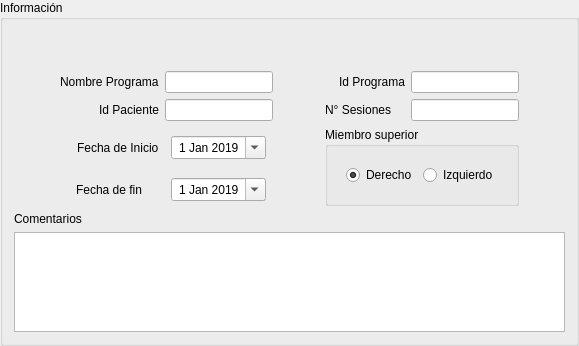
                       <widget class="QGroupBox" name="groupBox_13">
                        <property name="title">
                         <string>Información</string>
                        </property>
                        <layout class="QGridLayout" name="gridLayout_22">
                         <item row="8" column="0" colspan="7">
                          <widget class="QPlainTextEdit" name="plainTextEdit_4">
                           <property name="maximumSize">
                            <size>
                             <width>16777215</width>
                             <height>100</height>
                            </size>
                           </property>
                          </widget>
                         </item>
                         <item row="0" column="3">
                          <spacer name="verticalSpacer_29">
                           <property name="orientation">
                            <enum>Qt::Vertical</enum>
                           </property>
                           <property name="sizeHint" stdset="0">
                            <size>
                             <width>20</width>
                             <height>40</height>
                            </size>
                           </property>
                          </spacer>
                         </item>
                         <item row="1" column="2" alignment="Qt::AlignHCenter">
                          <widget class="QLineEdit" name="lineEdit_12">
                           <property name="sizePolicy">
                            <sizepolicy hsizetype="Fixed" vsizetype="Fixed">
                             <horstretch>0</horstretch>
                             <verstretch>0</verstretch>
                            </sizepolicy>
                           </property>
                           <property name="maximumSize">
                            <size>
                             <width>150</width>
                             <height>16777215</height>
                            </size>
                           </property>
                           <property name="alignment">
                            <set>Qt::AlignCenter</set>
                           </property>
                          </widget>
                         </item>
                         <item row="5" column="2" alignment="Qt::AlignHCenter">
                          <widget class="QDateEdit" name="dateEdit_3">
                           <property name="sizePolicy">
                            <sizepolicy hsizetype="Fixed" vsizetype="Fixed">
                             <horstretch>0</horstretch>
                             <verstretch>0</verstretch>
                            </sizepolicy>
                           </property>
                           <property name="maximumSize">
                            <size>
                             <width>150</width>
                             <height>16777215</height>
                            </size>
                           </property>
                           <property name="alignment">
                            <set>Qt::AlignCenter</set>
                           </property>
                           <property name="minimumDate">
                            <date>
                             <year>2019</year>
                             <month>1</month>
                             <day>1</day>
                            </date>
                           </property>
                           <property name="calendarPopup">
                            <bool>true</bool>
                           </property>
                          </widget>
                         </item>
                         <item row="5" column="1" alignment="Qt::AlignRight">
                          <widget class="QLabel" name="label_25">
                           <property name="sizePolicy">
                            <sizepolicy hsizetype="Fixed" vsizetype="Preferred">
                             <horstretch>0</horstretch>
                             <verstretch>0</verstretch>
                            </sizepolicy>
                           </property>
                           <property name="maximumSize">
                            <size>
                             <width>150</width>
                             <height>16777215</height>
                            </size>
                           </property>
                           <property name="text">
                            <string>Fecha de Inicio</string>
                           </property>
                          </widget>
                         </item>
                         <item row="1" column="1" alignment="Qt::AlignRight">
                          <widget class="QLabel" name="label_24">
                           <property name="sizePolicy">
                            <sizepolicy hsizetype="Fixed" vsizetype="Preferred">
                             <horstretch>0</horstretch>
                             <verstretch>0</verstretch>
                            </sizepolicy>
                           </property>
                           <property name="maximumSize">
                            <size>
                             <width>150</width>
                             <height>16777215</height>
                            </size>
                           </property>
                           <property name="text">
                            <string>Nombre Programa</string>
                           </property>
                          </widget>
                         </item>
                         <item row="7" column="0" colspan="7" alignment="Qt::AlignLeft|Qt::AlignVCenter">
                          <widget class="QLabel" name="label_87">
                           <property name="text">
                            <string>Comentarios</string>
                           </property>
                          </widget>
                         </item>
                         <item row="1" column="3">
                          <spacer name="horizontalSpacer_24">
                           <property name="orientation">
                            <enum>Qt::Horizontal</enum>
                           </property>
                           <property name="sizeHint" stdset="0">
                            <size>
                             <width>40</width>
                             <height>20</height>
                            </size>
                           </property>
                          </spacer>
                         </item>
                         <item row="1" column="0">
                          <spacer name="horizontalSpacer_8">
                           <property name="orientation">
                            <enum>Qt::Horizontal</enum>
                           </property>
                           <property name="sizeHint" stdset="0">
                            <size>
                             <width>40</width>
                             <height>20</height>
                            </size>
                           </property>
                          </spacer>
                         </item>
                         <item row="1" column="6">
                          <spacer name="horizontalSpacer_9">
                           <property name="orientation">
                            <enum>Qt::Horizontal</enum>
                           </property>
                           <property name="sizeHint" stdset="0">
                            <size>
                             <width>40</width>
                             <height>20</height>
                            </size>
                           </property>
                          </spacer>
                         </item>
                         <item row="1" column="4" alignment="Qt::AlignRight">
                          <widget class="QLabel" name="label_88">
                           <property name="text">
                            <string>Id Programa</string>
                           </property>
                          </widget>
                         </item>
                         <item row="2" column="5">
                          <widget class="QLineEdit" name="lineEdit_13">
                           <property name="sizePolicy">
                            <sizepolicy hsizetype="Fixed" vsizetype="Fixed">
                             <horstretch>0</horstretch>
                             <verstretch>0</verstretch>
                            </sizepolicy>
                           </property>
                           <property name="maximumSize">
                            <size>
                             <width>150</width>
                             <height>16777215</height>
                            </size>
                           </property>
                           <property name="alignment">
                            <set>Qt::AlignCenter</set>
                           </property>
                          </widget>
                         </item>
                         <item row="1" column="5">
                          <widget class="QLineEdit" name="lineEdit_49">
                           <property name="sizePolicy">
                            <sizepolicy hsizetype="Fixed" vsizetype="Fixed">
                             <horstretch>0</horstretch>
                             <verstretch>0</verstretch>
                            </sizepolicy>
                           </property>
                           <property name="maximumSize">
                            <size>
                             <width>150</width>
                             <height>16777215</height>
                            </size>
                           </property>
                           <property name="alignment">
                            <set>Qt::AlignCenter</set>
                           </property>
                          </widget>
                         </item>
                         <item row="2" column="1" alignment="Qt::AlignRight">
                          <widget class="QLabel" name="label_89">
                           <property name="text">
                            <string>Id Paciente</string>
                           </property>
                          </widget>
                         </item>
                         <item row="2" column="2">
                          <widget class="QLineEdit" name="lineEdit_50">
                           <property name="sizePolicy">
                            <sizepolicy hsizetype="Fixed" vsizetype="Fixed">
                             <horstretch>0</horstretch>
                             <verstretch>0</verstretch>
                            </sizepolicy>
                           </property>
                           <property name="maximumSize">
                            <size>
                             <width>150</width>
                             <height>16777215</height>
                            </size>
                           </property>
                           <property name="alignment">
                            <set>Qt::AlignCenter</set>
                           </property>
                          </widget>
                         </item>
                         <item row="6" column="2" alignment="Qt::AlignHCenter">
                          <widget class="QDateEdit" name="dateEdit_4">
                           <property name="sizePolicy">
                            <sizepolicy hsizetype="Fixed" vsizetype="Fixed">
                             <horstretch>0</horstretch>
                             <verstretch>0</verstretch>
                            </sizepolicy>
                           </property>
                           <property name="maximumSize">
                            <size>
                             <width>150</width>
                             <height>16777215</height>
                            </size>
                           </property>
                           <property name="alignment">
                            <set>Qt::AlignCenter</set>
                           </property>
                           <property name="minimumDate">
                            <date>
                             <year>2019</year>
                             <month>1</month>
                             <day>1</day>
                            </date>
                           </property>
                           <property name="calendarPopup">
                            <bool>true</bool>
                           </property>
                          </widget>
                         </item>
                         <item row="6" column="1" alignment="Qt::AlignHCenter">
                          <widget class="QLabel" name="label_26">
                           <property name="sizePolicy">
                            <sizepolicy hsizetype="Fixed" vsizetype="Preferred">
                             <horstretch>0</horstretch>
                             <verstretch>0</verstretch>
                            </sizepolicy>
                           </property>
                           <property name="maximumSize">
                            <size>
                             <width>150</width>
                             <height>16777215</height>
                            </size>
                           </property>
                           <property name="text">
                            <string>Fecha de fin</string>
                           </property>
                          </widget>
                         </item>
                         <item row="2" column="4">
                          <widget class="QLabel" name="label_27">
                           <property name="sizePolicy">
                            <sizepolicy hsizetype="Fixed" vsizetype="Preferred">
                             <horstretch>0</horstretch>
                             <verstretch>0</verstretch>
                            </sizepolicy>
                           </property>
                           <property name="maximumSize">
                            <size>
                             <width>150</width>
                             <height>16777215</height>
                            </size>
                           </property>
                           <property name="text">
                            <string>N° Sesiones</string>
                           </property>
                          </widget>
                         </item>
                         <item row="5" column="4" rowspan="2" colspan="2">
                          <widget class="QGroupBox" name="groupBox_6">
                           <property name="title">
                            <string>Miembro superior</string>
                           </property>
                           <layout class="QGridLayout" name="gridLayout_53">
                            <item row="0" column="0">
                             <widget class="QWidget" name="widget_8" native="true">
                              <layout class="QGridLayout" name="gridLayout_51">
                               <item row="1" column="0">
                                <widget class="QRadioButton" name="radioButton">
                                 <property name="text">
                                  <string>Derecho</string>
                                 </property>
                                 <property name="checked">
                                  <bool>true</bool>
                                 </property>
                                </widget>
                               </item>
                               <item row="1" column="1">
                                <widget class="QRadioButton" name="radioButton_2">
                                 <property name="text">
                                  <string>Izquierdo</string>
                                 </property>
                                </widget>
                               </item>
                              </layout>
                             </widget>
                            </item>
                           </layout>
                          </widget>
                         </item>
                        </layout>
                       </widget>
